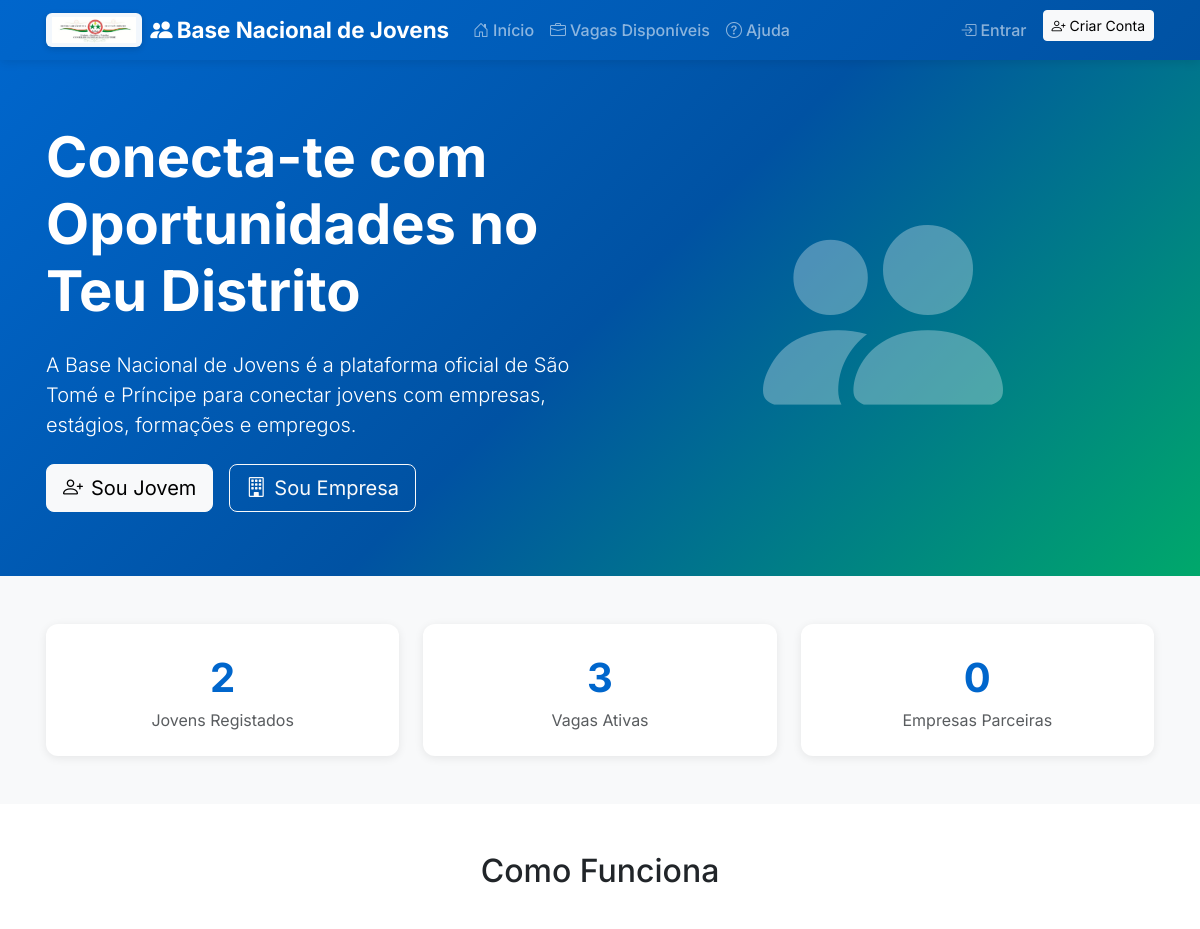
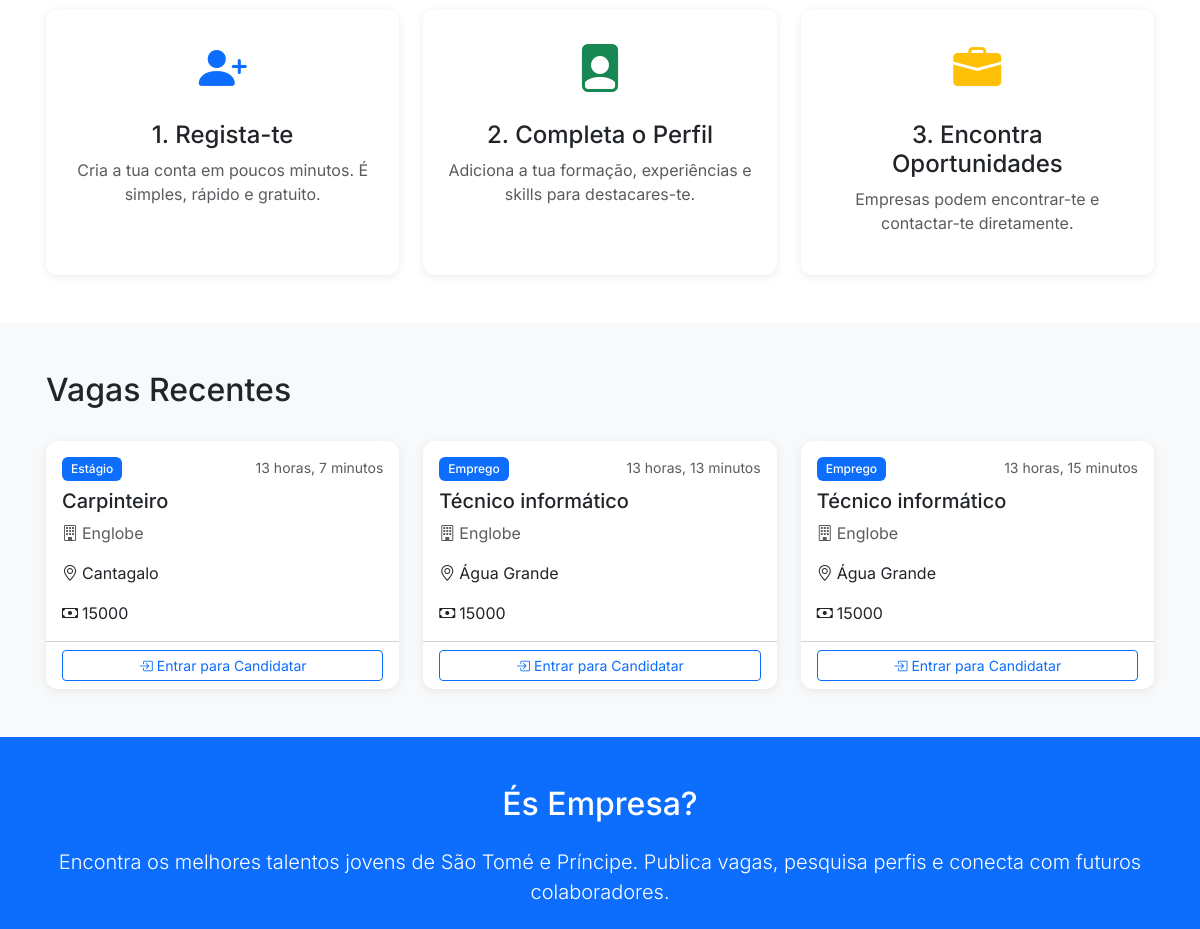
Before: / (upper part) with the older database file (2 pictures, top to bottom).
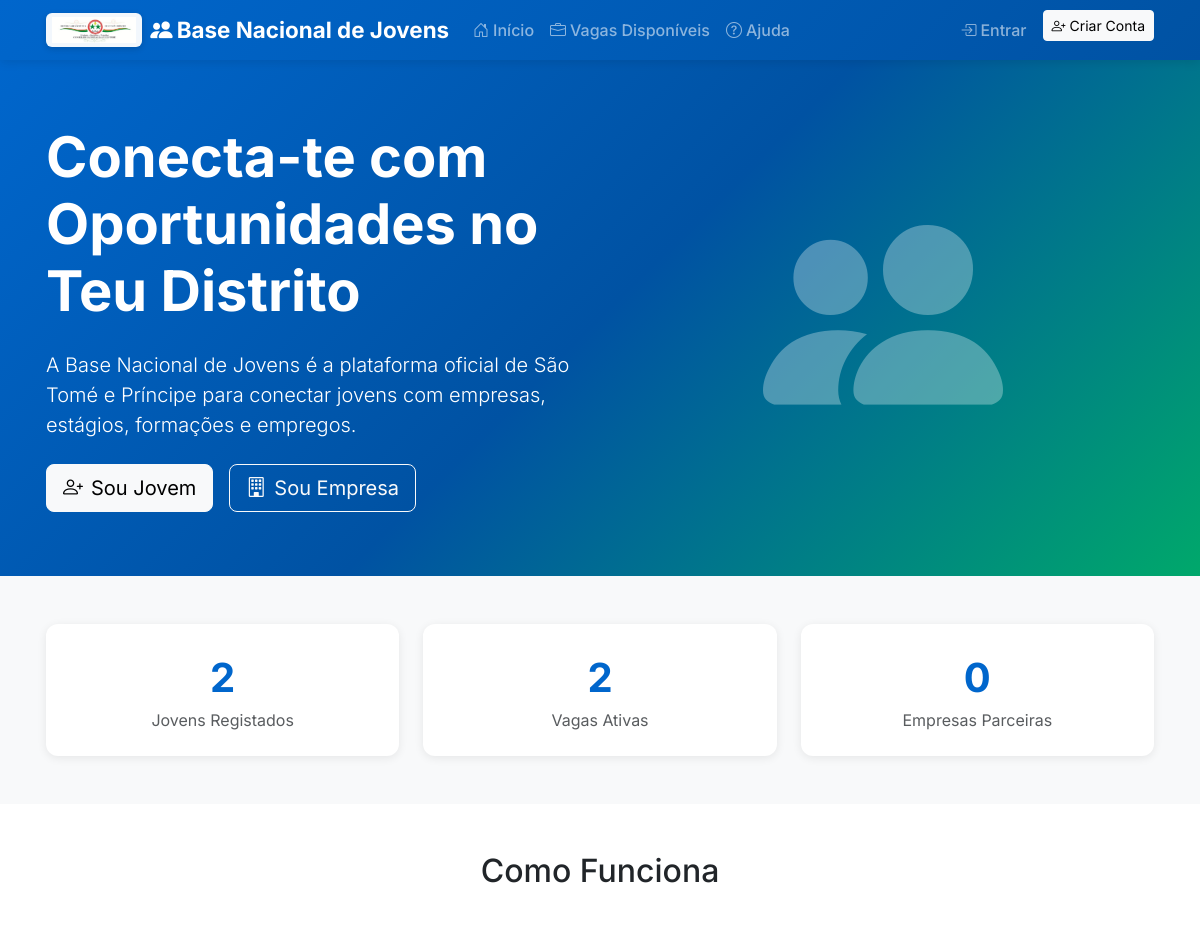
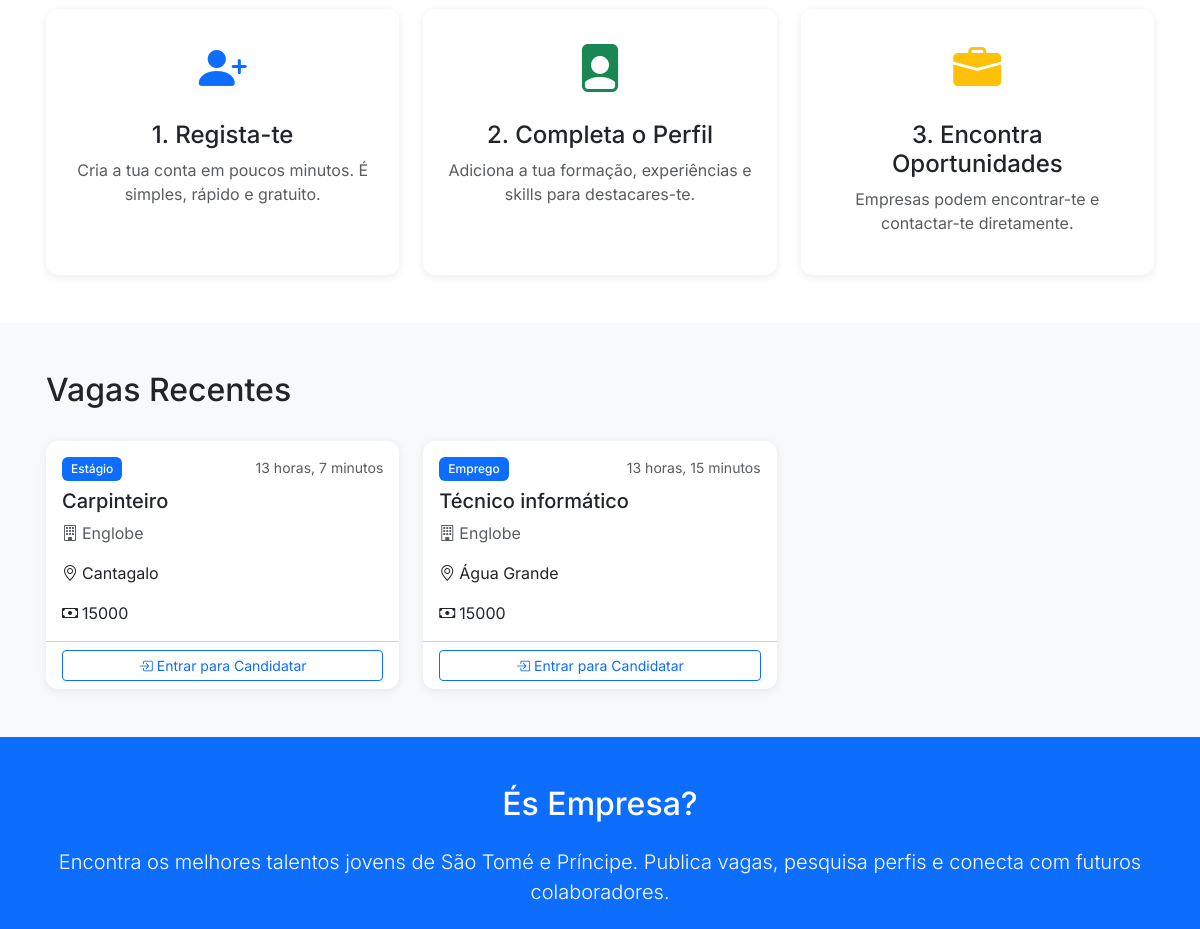
After: the same page with the newer database file (2 pictures, top to bottom).
### companies/models.py (models this page shows, shortened)
class JobPost(models.Model):
    TIPO_CHOICES = [
        ('EST', _('Estágio')),
        ('EMP', _('Emprego')),
        ('FOR', _('Formação')),
    ]
    ESTADO_CHOICES = [
        ('ATIVA', _('Ativa')),
        ('FECHADA', _('Fechada')),
        ('PAUSADA', _('Pausada')),
    ]
    company = models.ForeignKey(
        Company,
        on_delete=models.CASCADE,
        related_name='job_posts',
        verbose_name=_('empresa')
    )
    titulo = models.CharField(_('título'), max_length=255)
    descricao = models.TextField(_('descrição'))
    requisitos = models.TextField(_('requisitos'))
    tipo = models.CharField(_('tipo'), max_length=3, choices=TIPO_CHOICES)
    numero_vagas = models.PositiveIntegerField(
        _('número de vagas'),
        default=1
    )
    distrito = models.ForeignKey(
        'core.District',
        on_delete=models.SET_NULL,
        null=True,
        blank=True,
        verbose_name=_('distrito')
    )
    local_trabalho = models.CharField(_('local de trabalho'), max_length=255, blank=True)
    nivel_educacao = models.CharField(
        _('nível de educação requerido'),
        max_length=3,
        choices=settings.EDUCATION_LEVELS,
        blank=True
    )
    area_formacao = models.CharField(
        _('área de formação'),
        max_length=3,
        choices=settings.AREAS_FORMACAO,
        blank=True
    )
    experiencia_minima = models.IntegerField(
        _('experiência mínima (anos)'),
        default=0
    )
    salario = models.CharField(_('salário/remuneração'), max_length=255, blank=True)
    beneficios = models.TextField(_('benefícios'), blank=True)
    estado = models.CharField(
        _('estado'),
        max_length=10,
        choices=ESTADO_CHOICES,
        default='ATIVA'
    )
    data_publicacao = models.DateTimeField(_('publicada em'), auto_now_add=True)
    data_fecho = models.DateField(_('data de fecho'), null=True, blank=True)
    visualizacoes = models.PositiveIntegerField(_('visualizações'), default=0)
    class Meta:
        verbose_name = _('vaga')
        verbose_name_plural = _('vagas')
        ordering = ['-data_publicacao']

class Company(models.Model):
    SETOR_CHOICES = [
        ('AGR', _('Agricultura')),
        ('TUR', _('Turismo')),
        ('TIC', _('Tecnologias de Informação')),
        ('IND', _('Indústria')),
        ('SER', _('Serviços')),
        ('ENE', _('Energias Renováveis')),
        ('ADM', _('Administração Pública')),
        ('SAU', _('Saúde')),
        ('EDU', _('Educação')),
        ('CON', _('Construção')),
        ('COM', _('Comércio')),
        ('FIN', _('Financeiro')),
        ('OUT', _('Outro')),
    ]
    user = models.OneToOneField(
        settings.AUTH_USER_MODEL,
        on_delete=models.CASCADE,
        related_name='company_profile',
        verbose_name=_('utilizador')
    )
    nome = models.CharField(_('nome da empresa'), max_length=255)
    nif = models.CharField(_('NIF'), max_length=20, blank=True)
    setor = models.CharField(_('setor de atividade'), max_length=3, choices=SETOR_CHOICES)
    descricao = models.TextField(_('descrição'), blank=True)
    telefone = models.CharField(_('telefone'), max_length=20, blank=True)
    email = models.EmailField(_('email'), blank=True)
    website = models.URLField(_('website'), blank=True)
    distrito = models.ForeignKey(
        'core.District',
        on_delete=models.SET_NULL,
        null=True,
        blank=True,
        verbose_name=_('distrito')
    )
    endereco = models.TextField(_('endereço'), blank=True)
    ativa = models.BooleanField(_('ativa'), default=True)
    verificada = models.BooleanField(_('verificada'), default=False)
    logo = models.ImageField(
        _('logo'),
        upload_to='company_logos/',
        null=True,
        blank=True
    )
    created_at = models.DateTimeField(_('registada em'), auto_now_add=True)
    updated_at = models.DateTimeField(_('atualizada em'), auto_now=True)
    class Meta:
        verbose_name = _('empresa')
        verbose_name_plural = _('empresas')
        ordering = ['-created_at']

### core/models.py (models this page shows, shortened)
class District(models.Model):
    codigo = models.CharField(_('código'), max_length=3, unique=True)
    nome = models.CharField(_('nome'), max_length=100)
    class Meta:
        verbose_name = _('distrito')
        verbose_name_plural = _('distritos')
        ordering = ['nome']

### core/views.py (the view)
# urls.py: path('', core_views.home, name='home'),
def home(request):
    stats = {
        'total_jovens': YouthProfile.objects.filter(completo=True).count(),
        'total_vagas': JobPost.objects.filter(estado='ATIVA').count(),
        'total_empresas': YouthProfile.objects.filter(
            user__company_profile__isnull=False
        ).count(),
    }
    vagas_recentes = JobPost.objects.filter(
        estado='ATIVA'
    ).select_related('company').annotate(
        aceites=Count('applications', filter=Q(applications__estado='ACEITE'), distinct=True)
    ).filter(
        aceites__lt=F('numero_vagas')
    ).order_by('-data_publicacao')[:6]
    context = {
        'stats': stats,
        'vagas_recentes': vagas_recentes,
    }
    return render(request, 'core/home.html', context)

### core/context_processors.py (called while the page is built, shortened)
def user_profile(request):
    context = {
        'user_has_profile': False,
        'user_profile_type': None,
        'unread_notifications_count': 0,
        'districts': District.objects.all(),
    }
    return context

### templates/core/home.html (shortened to what the changed rows need)
{% extends 'base/base.html' %}
{% load humanize %}
{% block content %}
<section class="hero-section">
    <div class="container">
        <div class="row align-items-center">
            <div class="col-lg-6 mb-4 mb-lg-0">
                <h1 class="display-4 fw-bold mb-4">
                    Conecta-te com Oportunidades no Teu Distrito
                </h1>
            </div>
        </div>
    </div>
</section>
<section class="py-5">
    <div class="container">
        <div class="row g-4">
            <div class="col-md-4">
                <div class="stat-card">
                    <div class="stat-number">{{ stats.total_vagas|intcomma }}</div>
                    <p class="text-muted mb-0">Vagas Ativas</p>
                </div>
            </div>
        </div>
    </div>
</section>
<section class="py-5 bg-white">
    <div class="container">
        <h2 class="text-center mb-5">Como Funciona</h2>
    </div>
</section>
{% if vagas_recentes %}
<section class="py-5">
    <div class="container">
        <div class="d-flex justify-content-between align-items-center mb-4">
            <h2>Vagas Recentes</h2>
        </div>
        <div class="row g-4">
            {% for vaga in vagas_recentes %}
                <div class="col-md-6 col-lg-4">
                    <div class="card h-100">
                        <div class="card-body">
                            <div class="d-flex justify-content-between align-items-start mb-2">
                                <span class="badge bg-primary">{{ vaga.get_tipo_display }}</span>
                                <small class="text-muted">{{ vaga.data_publicacao|timesince }}</small>
                            </div>
                            <h5 class="card-title">{{ vaga.titulo }}</h5>
                            <p class="card-text text-muted">
                                <i class="bi bi-building me-1"></i>{{ vaga.company.nome }}
                            </p>
                            <p class="card-text">
                                <i class="bi bi-geo-alt me-1"></i>{{ vaga.distrito.nome|default:"N/A" }}
                            </p>
                            {% if vaga.salario %}
                                <p class="card-text">
                                    <i class="bi bi-cash me-1"></i>{{ vaga.salario }}
                                </p>
                            {% endif %}
                        </div>
                        <div class="card-footer bg-transparent">
                            {% if user.is_jovem and user_has_profile %}
                                <a href="#" class="btn btn-primary btn-sm w-100">
                                    <i class="bi bi-send me-1"></i>Candidatar-me
                                </a>
                            {% else %}
                                <a href="{% url 'accounts:login' %}" class="btn btn-outline-primary btn-sm w-100">
                                    <i class="bi bi-box-arrow-in-right me-1"></i>Entrar para Candidatar
                                </a>
                            {% endif %}
                        </div>
                    </div>
                </div>
            {% endfor %}
        </div>
    </div>
</section>
{% endif %}
<section class="py-5 bg-primary text-white">
    <div class="container text-center">
        <h2 class="mb-4">És Empresa?</h2>
    </div>
</section>
{% endblock %}

Changed rows visible on the page:
no longer on this page (row edited): JobPost: tipo "Emprego", data_publicacao "13 horas, 13 minutos", titulo "Técnico informático", company.nome "Englobe", distrito.nome "Água Grande", salario "15000"
Other visible differences:
{{ stats.total_vagas|intcomma }}: "3" → "2"
